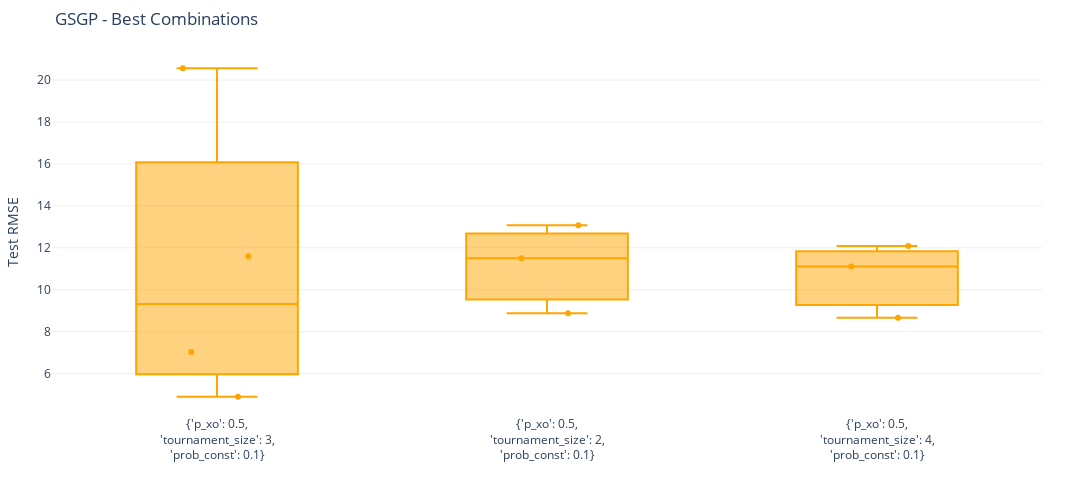

Notebook source saved alongside this figure:
### Code cell
test_best_combs(model_name=MODEL_NAME)

### Figure 1 — Plotly figure (JSON) as saved in the notebook; plotly's stock layout.template omitted (floating-point values rounded to 4 significant figures)
{"data": [{"boxpoints": "all", "jitter": 0.5, "line": {"color": "orange"}, "name": "{'p_xo': 0.5,<br>'tournament_size': 3,<br>'prob_const': 0.1}", "pointpos": 0, "type": "box", "y": [20.56, 4.892, 7.033, 11.59]}, {"boxpoints": "all", "jitter": 0.5, "line": {"color": "orange"}, "name": "{'p_xo': 0.5,<br>'tournament_size': 2,<br>'prob_const': 0.1}", "pointpos": 0, "type": "box", "y": [13.08, 8.871, 11.5]}, {"boxpoints": "all", "jitter": 0.5, "line": {"color": "orange"}, "name": "{'p_xo': 0.5,<br>'tournament_size': 4,<br>'prob_const': 0.1}", "pointpos": 0, "type": "box", "y": [12.08, 11.1, 8.659]}], "layout": {"height": 500, "margin": {"b": 20, "l": 50, "r": 50, "t": 50}, "showlegend": false, "title": {"text": "GSGP - Best Combinations"}, "width": 1100, "xaxis": {"title": {"text": ""}}, "yaxis": {"range": [0, null], "title": {"text": "Test RMSE"}}}}
